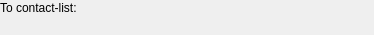
<?xml version="1.0" encoding="UTF-8"?>
<ui version="4.0">
 <class>SelectProfileWidgetClass</class>
 <widget class="QWidget" name="SelectProfileWidgetClass">
  <property name="geometry">
   <rect>
    <x>0</x>
    <y>0</y>
    <width>374</width>
    <height>35</height>
   </rect>
  </property>
  <layout class="QVBoxLayout" name="verticalLayout">
   <property name="margin">
    <number>0</number>
   </property>
   <item>
    <widget class="QLabel" name="lblProfile">
     <property name="text">
      <string>To contact-list:</string>
     </property>
    </widget>
   </item>
   <item>
    <widget class="QWidget" name="wdtProfiles" native="true"/>
   </item>
  </layout>
 </widget>
 <layoutdefault spacing="6" margin="11"/>
 <resources/>
 <connections/>
</ui>
